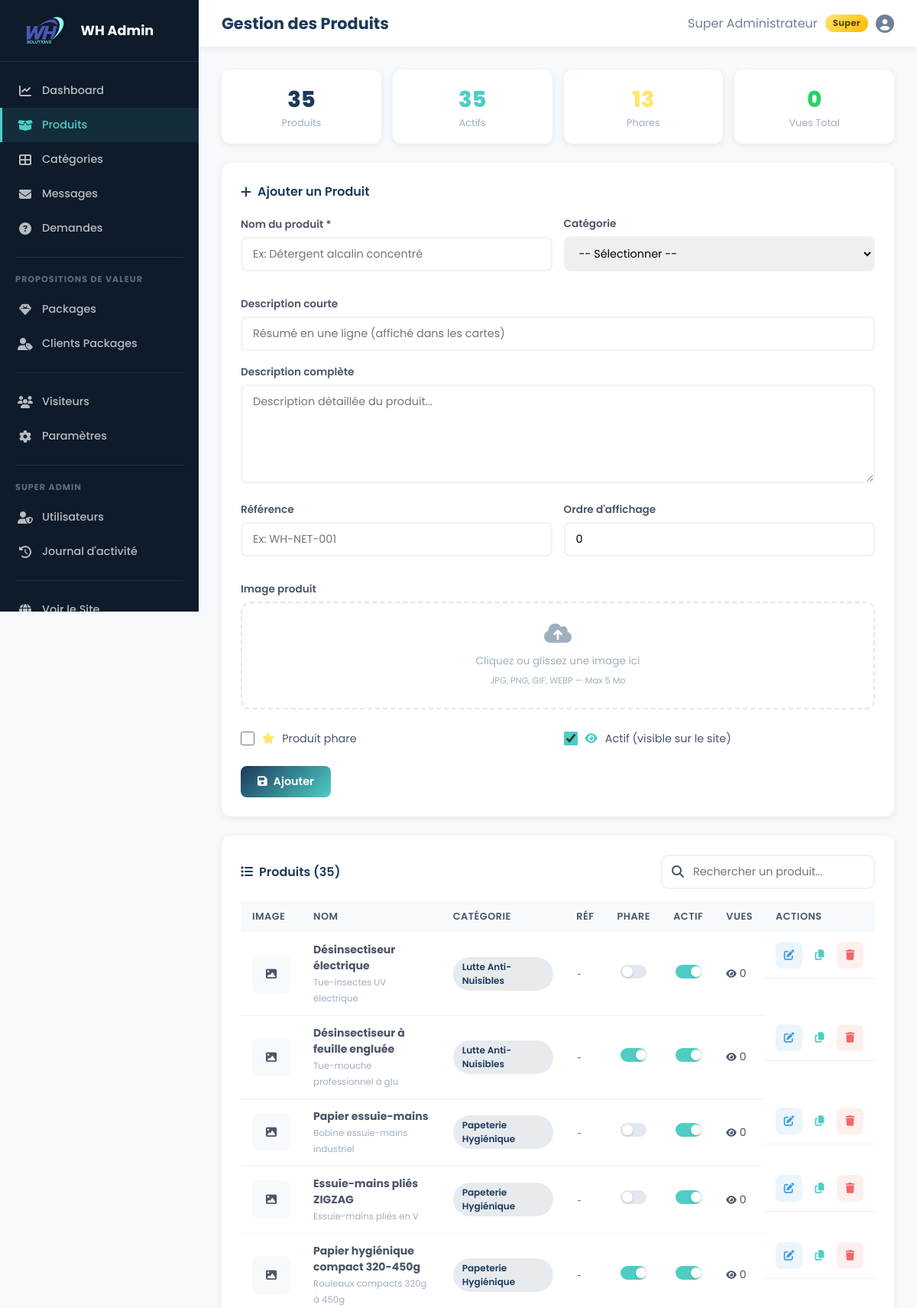
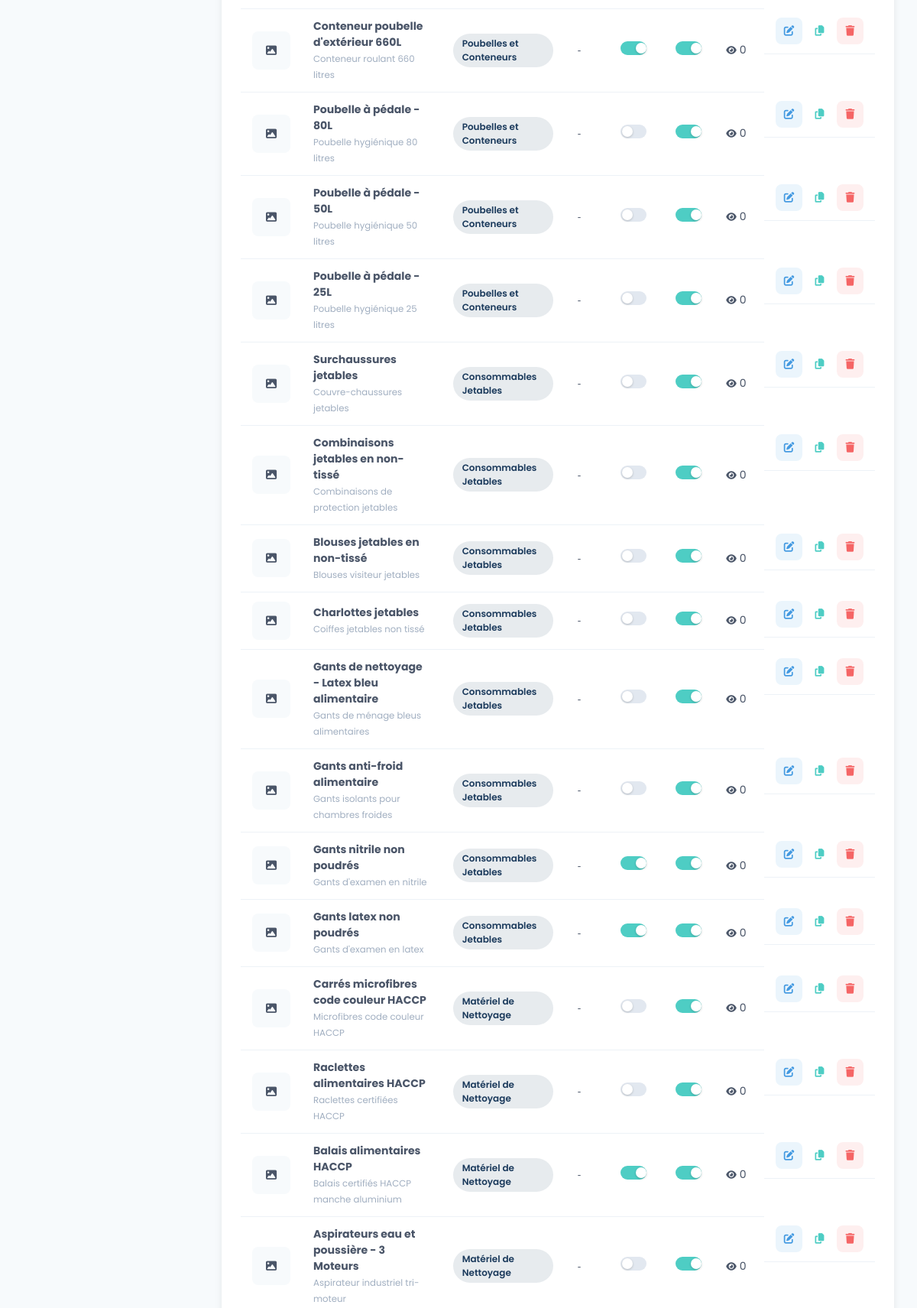
Screenshot of /admin/products.php (signed in, upper part) with the database file from the repository (2 pictures, top to bottom).
### tables this page shows
CREATE TABLE products (
    id INT AUTO_INCREMENT PRIMARY KEY,
    category_id INT,
    name VARCHAR(255) NOT NULL,
    slug VARCHAR(255) NOT NULL UNIQUE,
    reference VARCHAR(100) DEFAULT NULL,
    description TEXT,
    short_description VARCHAR(500),
    image VARCHAR(255),
    price DECIMAL(10,2) DEFAULT NULL,
    old_price DECIMAL(10,2) DEFAULT NULL,
    is_featured TINYINT(1) DEFAULT 0,
    is_active TINYINT(1) DEFAULT 1,
    views INT DEFAULT 0,
    sort_order INT DEFAULT 0,
    created_at TIMESTAMP DEFAULT CURRENT_TIMESTAMP,
    updated_at TIMESTAMP DEFAULT CURRENT_TIMESTAMP ON UPDATE CURRENT_TIMESTAMP,
    FOREIGN KEY (category_id) REFERENCES categories(id) ON DELETE SET NULL
);

CREATE TABLE categories (
    id INT AUTO_INCREMENT PRIMARY KEY,
    name VARCHAR(150) NOT NULL,
    slug VARCHAR(150) NOT NULL UNIQUE,
    description TEXT,
    icon VARCHAR(50) DEFAULT 'fas fa-box',
    image VARCHAR(255) DEFAULT NULL,
    sort_order INT DEFAULT 0,
    is_active TINYINT(1) DEFAULT 1,
    created_at TIMESTAMP DEFAULT CURRENT_TIMESTAMP
);

### includes/functions.php (called while the page is built, shortened)
<?php
function sanitize($data) {
    return htmlspecialchars(trim($data), ENT_QUOTES, 'UTF-8');
}
function isSuperAdmin() {
    return isset($_SESSION['admin_role']) && $_SESSION['admin_role'] === 'super_admin';
}

### admin/products.php (the view, shortened to what this page needs)
<?php
$adminTitle = 'Gestion des Produits';
require_once 'includes/header.php';
$products = $pdo->query("SELECT p.*, c.name as category_name FROM products p LEFT JOIN categories c ON p.category_id = c.id ORDER BY p.sort_order ASC, p.id DESC")->fetchAll();
$editProduct = null;
$totalViews = array_sum(array_column($products, 'views'));
$featuredCount = count(array_filter($products, fn($p) => $p['is_featured']));
$activeCount = count(array_filter($products, fn($p) => $p['is_active']));
?>
<div class="stats-row" style="display:grid; grid-template-columns:repeat(4,1fr); gap:15px; margin-bottom:25px;">
    <div class="card" style="text-align:center; padding:18px;">
        <div style="font-size:1.8rem; font-weight:800; color:var(--primary);"><?= count($products) ?></div>
        <div style="font-size:0.8rem; color:var(--gray-500);">Produits</div>
    </div>
    <div class="card" style="text-align:center; padding:18px;">
        <div style="font-size:1.8rem; font-weight:800; color:var(--secondary);"><?= $activeCount ?></div>
        <div style="font-size:0.8rem; color:var(--gray-500);">Actifs</div>
    </div>
    <div class="card" style="text-align:center; padding:18px;">
        <div style="font-size:1.8rem; font-weight:800; color:#FFE66D;"><?= $featuredCount ?></div>
        <div style="font-size:0.8rem; color:var(--gray-500);">Phares</div>
    </div>
    <div class="card" style="text-align:center; padding:18px;">
        <div style="font-size:1.8rem; font-weight:800; color:#25D366;"><?= number_format($totalViews) ?></div>
        <div style="font-size:0.8rem; color:var(--gray-500);">Vues Total</div>
    </div>
</div>
<div class="card" style="margin-bottom:25px;">
    <h3><i class="fas fa-<?= $editProduct ? 'edit' : 'plus' ?>"></i> <?= $editProduct ? 'Modifier le Produit' : 'Ajouter un Produit' ?></h3>
    <form method="POST" enctype="multipart/form-data">
        <div class="form-row">
            <div class="form-group">
                <label>Nom du produit *</label>
                <input type="text" name="name" value="<?= sanitize($editProduct['name'] ?? '') ?>" required placeholder="Ex: Détergent alcalin concentré">
            </div>
            <div class="form-group">
                <label>Catégorie</label>
                <select name="category_id">
                    <option value="0">-- Sélectionner --</option>
                </select>
            </div>
        </div>
        <div class="form-group">
            <label>Description courte</label>
            <input type="text" name="short_description" value="<?= sanitize($editProduct['short_description'] ?? '') ?>" placeholder="Résumé en une ligne (affiché dans les cartes)">
        </div>
        <div class="form-group">
            <label>Description complète</label>
            <textarea name="description" rows="5" placeholder="Description détaillée du produit..."><?= sanitize($editProduct['description'] ?? '') ?></textarea>
        </div>
        <div class="form-row">
            <div class="form-group"><label>Référence</label><input type="text" name="reference" value="<?= sanitize($editProduct['reference'] ?? '') ?>" placeholder="Ex: WH-NET-001"></div>
            <div class="form-group"><label>Ordre d'affichage</label><input type="number" name="sort_order" value="<?= $editProduct['sort_order'] ?? 0 ?>" min="0"></div>
        </div>
        <div class="form-group">
            <label>Image produit</label>
            <div class="image-preview-zone <?= !empty($editProduct['image']) ? 'has-image' : '' ?>" id="imagePreview" onclick="document.getElementById('imageInput').click()">
                <span class="preview-text" id="previewText" <?= !empty($editProduct['image']) ? 'style="display:none"' : '' ?>>
                    <i class="fas fa-cloud-upload-alt"></i>
                    Cliquez ou glissez une image ici<br>
                    <small>JPG, PNG, GIF, WEBP — Max 5 Mo</small>
                </span>
            </div>
        </div>
        <div class="form-row">
            <label class="checkbox-label"><input type="checkbox" name="is_featured" <?= ($editProduct['is_featured'] ?? 0) ? 'checked' : '' ?>> <i class="fas fa-star" style="color:#FFE66D;"></i> Produit phare</label>
            <label class="checkbox-label"><input type="checkbox" name="is_active" <?= ($editProduct['is_active'] ?? 1) ? 'checked' : '' ?> checked> <i class="fas fa-eye" style="color:var(--secondary);"></i> Actif (visible sur le site)</label>
        </div>
        <div style="display:flex; gap:10px; margin-top:10px;">
            <button type="submit" class="btn-admin btn-admin-primary"><i class="fas fa-save"></i> <?= $editProduct ? 'Modifier' : 'Ajouter' ?></button>
        </div>
    </form>
</div>
<div class="card">
    <div style="display:flex; justify-content:space-between; align-items:center; margin-bottom:15px; flex-wrap:wrap; gap:10px;">
        <h3 style="margin:0;"><i class="fas fa-list"></i> Produits (<?= count($products) ?>)</h3>
        <div class="admin-search" style="margin:0; width:280px;">
            <i class="fas fa-search"></i>
            <input type="text" id="productSearch" placeholder="Rechercher un produit..." oninput="filterProducts(this.value)">
        </div>
    </div>
    <div style="overflow-x:auto;">
    <table class="admin-table" id="productsTable">
        <thead><tr><th style="width:60px">Image</th><th>Nom</th><th>Catégorie</th><th>Réf</th><th style="width:50px">Phare</th><th style="width:50px">Actif</th><th>Vues</th><th>Actions</th></tr></thead>
        <tbody>
        <?php foreach($products as $p): ?>
        <tr data-name="<?= strtolower(sanitize($p['name'])) ?>" data-cat="<?= strtolower(sanitize($p['category_name'] ?? '')) ?>">
            <td>
                <?php if(!empty($p['image'])): ?>
                <img src="<?= SITE_URL ?>/uploads/products/<?= sanitize($p['image']) ?>" style="width:50px;height:50px;object-fit:cover;border-radius:8px;">
                <?php else: ?>
                <div style="width:50px;height:50px;background:var(--gray-100);border-radius:8px;display:flex;align-items:center;justify-content:center;"><i class="fas fa-image" style="color:var(--gray-400);"></i></div>
                <?php endif; ?>
            </td>
            <td><strong><?= sanitize($p['name']) ?></strong><br><small style="color:var(--gray-500);"><?= sanitize(mb_strimwidth($p['short_description'] ?? '', 0, 40, '...')) ?></small></td>
            <td><span class="badge badge-primary"><?= sanitize($p['category_name'] ?? 'N/A') ?></span></td>
            <td><code style="font-size:0.78rem;"><?= sanitize($p['reference'] ?? '-') ?></code></td>
            <td style="text-align:center;">
                <a href="#" onclick="toggleField(<?= $p['id'] ?>,'is_featured',<?= $p['is_featured'] ? 0 : 1 ?>);return false" class="toggle-switch <?= $p['is_featured'] ? 'active' : '' ?>" style="width:34px; height:18px;" title="Phare">
                    <span class="toggle-slider" style="width:14px;height:14px;"></span>
                </a>
            </td>
            <td style="text-align:center;">
                <a href="#" onclick="toggleField(<?= $p['id'] ?>,'is_active',<?= $p['is_active'] ? 0 : 1 ?>);return false" class="toggle-switch <?= $p['is_active'] ? 'active' : '' ?>" style="width:34px; height:18px;" title="Actif">
                    <span class="toggle-slider" style="width:14px;height:14px;"></span>
                </a>
            </td>
            <td><i class="fas fa-eye" style="color:var(--gray-400);margin-right:4px;font-size:0.75rem;"></i><?= number_format($p['views']) ?></td>
            <td class="actions">
                <a href="?edit=<?= $p['id'] ?>" class="btn-icon btn-edit" title="Modifier"><i class="fas fa-edit"></i></a>
                <a href="?duplicate=<?= $p['id'] ?>" class="btn-icon" style="color:var(--secondary);" title="Dupliquer"><i class="fas fa-copy"></i></a>
                <a href="?delete=<?= $p['id'] ?>" class="btn-icon btn-delete" title="Supprimer" onclick="return confirm('Supprimer ce produit ?')"><i class="fas fa-trash"></i></a>
            </td>
        </tr>
        <?php endforeach; ?>
        </tbody>
    </table>
    </div>
</div>
<?php require_once 'includes/footer.php'; ?>

### admin/includes/header.php (shortened to what this page needs)
<?php
require_once __DIR__ . '/../../includes/functions.php';
$adminCheck = $pdo->prepare("SELECT is_active, role, name FROM admins WHERE id = ?");
$adminCheck->execute([$_SESSION['admin_id']]);
$adminPage = basename($_SERVER['PHP_SELF'], '.php');
?>
<!DOCTYPE html>
<html lang="fr">
<head>
<link rel="stylesheet" href="https://cdnjs.cloudflare.com/ajax/libs/font-awesome/6.5.1/css/all.min.css">
<link rel="stylesheet" href="<?= SITE_URL ?>/assets/css/admin.css">
</head>
<body>
<div class="admin-wrapper">
    <aside class="sidebar" id="sidebar">
        <div class="sidebar-header">
            <img src="<?= SITE_URL ?>/assets/images/logo.png" alt="WH Solutions" class="sidebar-logo">
            <span class="sidebar-title">WH Admin</span>
        </div>
        <nav class="sidebar-nav">
            <a href="index.php" class="nav-item <?= $adminPage === 'index' ? 'active' : '' ?>"><i class="fas fa-chart-line"></i><span>Dashboard</span></a>
            <a href="products.php" class="nav-item <?= $adminPage === 'products' ? 'active' : '' ?>"><i class="fas fa-box-open"></i><span>Produits</span></a>
            <a href="categories.php" class="nav-item <?= $adminPage === 'categories' ? 'active' : '' ?>"><i class="fas fa-th-large"></i><span>Catégories</span></a>
            <a href="messages.php" class="nav-item <?= $adminPage === 'messages' ? 'active' : '' ?>"><i class="fas fa-envelope"></i><span>Messages</span></a>
            <a href="inquiries.php" class="nav-item <?= $adminPage === 'inquiries' ? 'active' : '' ?>"><i class="fas fa-question-circle"></i><span>Demandes</span></a>
            <div class="nav-divider"></div>
            <span class="nav-label">Propositions de Valeur</span>
            <a href="packages.php" class="nav-item <?= $adminPage === 'packages' ? 'active' : '' ?>"><i class="fas fa-gem"></i><span>Packages</span></a>
            <a href="customer_packages.php" class="nav-item <?= $adminPage === 'customer_packages' ? 'active' : '' ?>"><i class="fas fa-user-tag"></i><span>Clients Packages</span></a>
            <div class="nav-divider"></div>
            <a href="visitors.php" class="nav-item <?= $adminPage === 'visitors' ? 'active' : '' ?>"><i class="fas fa-users"></i><span>Visiteurs</span></a>
            <a href="settings.php" class="nav-item <?= $adminPage === 'settings' ? 'active' : '' ?>"><i class="fas fa-cog"></i><span>Paramètres</span></a>
            <?php if(isSuperAdmin()): ?>
            <div class="nav-divider"></div>
            <span class="nav-label">Super Admin</span>
            <a href="users.php" class="nav-item <?= $adminPage === 'users' ? 'active' : '' ?>"><i class="fas fa-user-shield"></i><span>Utilisateurs</span></a>
            <a href="activity.php" class="nav-item <?= $adminPage === 'activity' ? 'active' : '' ?>"><i class="fas fa-history"></i><span>Journal d'activité</span></a>
            <?php endif; ?>
            <div class="nav-divider"></div>
            <a href="<?= SITE_URL ?>/" target="_blank" class="nav-item"><i class="fas fa-globe"></i><span>Voir le Site</span></a>
        </nav>
    </aside>
    <main class="admin-main">
        <header class="admin-header">
            <h1 class="page-title"><?= $adminTitle ?? 'Dashboard' ?></h1>
            <div class="admin-user">
                <span><?= sanitize($_SESSION['admin_name'] ?? 'Admin') ?></span>
                <?php if(isSuperAdmin()): ?>
                <span class="role-badge role-super">Super</span>
                <?php else: ?>
                <span class="role-badge role-admin">Admin</span>
                <?php endif; ?>
                <i class="fas fa-user-circle"></i>
            </div>
        </header>
        <div class="admin-content">

### rows the page displays
products: name "Désinsectiseur électrique", short_description "Tue-insectes UV électrique", category.name "Lutte Anti-Nuisibles", reference "-", is_featured 0 (drawn), is_active 1 (drawn), views "0"
products: name "Désinsectiseur à feuille engluée", short_description "Tue-mouche professionnel à glu", category.name "Lutte Anti-Nuisibles", reference "-", is_featured 1 (drawn), is_active 1 (drawn), views "0"
products: name "Papier essuie-mains", short_description "Bobine essuie-mains industriel", category.name "Papeterie Hygiénique", reference "-", is_featured 0 (drawn), is_active 1 (drawn), views "0"
products: name "Essuie-mains pliés ZIGZAG", short_description "Essuie-mains pliés en V", category.name "Papeterie Hygiénique", reference "-", is_featured 0 (drawn), is_active 1 (drawn), views "0"
products: name "Papier hygiénique compact 320-450g", short_description "Rouleaux compacts 320g à 450g", category.name "Papeterie Hygiénique", reference "-", is_featured 1 (drawn), is_active 1 (drawn), views "0"
products: name "Conteneur poubelle d'extérieur 660L", short_description "Conteneur roulant 660 litres", category.name "Poubelles et Conteneurs", reference "-", is_featured 1 (drawn), is_active 1 (drawn), views "0"
products: name "Poubelle à pédale - 80L", short_description "Poubelle hygiénique 80 litres", category.name "Poubelles et Conteneurs", reference "-", is_featured 0 (drawn), is_active 1 (drawn), views "0"
products: name "Poubelle à pédale - 50L", short_description "Poubelle hygiénique 50 litres", category.name "Poubelles et Conteneurs", reference "-", is_featured 0 (drawn), is_active 1 (drawn), views "0"
products: name "Poubelle à pédale - 25L", short_description "Poubelle hygiénique 25 litres", category.name "Poubelles et Conteneurs", reference "-", is_featured 0 (drawn), is_active 1 (drawn), views "0"
products: name "Surchaussures jetables", short_description "Couvre-chaussures jetables", category.name "Consommables Jetables", reference "-", is_featured 0 (drawn), is_active 1 (drawn), views "0"
products: name "Combinaisons jetables en non-tissé", short_description "Combinaisons de protection jetables", category.name "Consommables Jetables", reference "-", is_featured 0 (drawn), is_active 1 (drawn), views "0"
products: name "Blouses jetables en non-tissé", short_description "Blouses visiteur jetables", category.name "Consommables Jetables", reference "-", is_featured 0 (drawn), is_active 1 (drawn), views "0"
products: name "Charlottes jetables", short_description "Coiffes jetables non tissé", category.name "Consommables Jetables", reference "-", is_featured 0 (drawn), is_active 1 (drawn), views "0"
products: name "Gants de nettoyage - Latex bleu alimentaire", short_description "Gants de ménage bleus alimentaires", category.name "Consommables Jetables", reference "-", is_featured 0 (drawn), is_active 1 (drawn), views "0"
products: name "Gants anti-froid alimentaire", short_description "Gants isolants pour chambres froides", category.name "Consommables Jetables", reference "-", is_featured 0 (drawn), is_active 1 (drawn), views "0"
products: name "Gants nitrile non poudrés", short_description "Gants d'examen en nitrile", category.name "Consommables Jetables", reference "-", is_featured 1 (drawn), is_active 1 (drawn), views "0"
products: name "Gants latex non poudrés", short_description "Gants d'examen en latex", category.name "Consommables Jetables", reference "-", is_featured 1 (drawn), is_active 1 (drawn), views "0"
products: name "Carrés microfibres code couleur HACCP", short_description "Microfibres code couleur HACCP", category.name "Matériel de Nettoyage", reference "-", is_featured 0 (drawn), is_active 1 (drawn), views "0"
products: name "Raclettes alimentaires HACCP", short_description "Raclettes certifiées HACCP", category.name "Matériel de Nettoyage", reference "-", is_featured 0 (drawn), is_active 1 (drawn), views "0"
products: name "Balais alimentaires HACCP", short_description "Balais certifiés HACCP manche aluminium", category.name "Matériel de Nettoyage", reference "-", is_featured 1 (drawn), is_active 1 (drawn), views "0"
products: name "Aspirateurs eau et poussière - 3 Moteurs", short_description "Aspirateur industriel tri-moteur", category.name "Matériel de Nettoyage", reference "-", is_featured 0 (drawn), is_active 1 (drawn), views "0"

### other values shown
$adminTitle "Gestion des Produits"
$_SESSION['admin_name'] "Super Administrateur"
count($products) "35"
$activeCount "35"
$featuredCount "13"
$totalViews "0"
